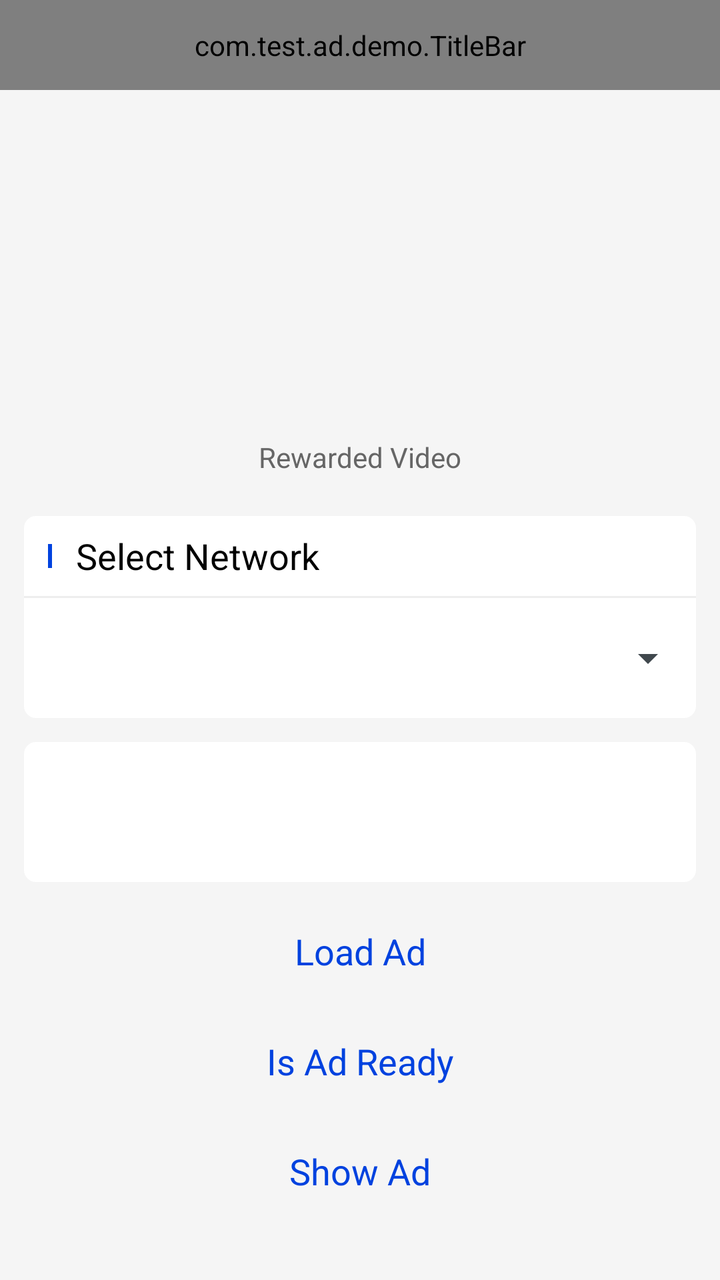
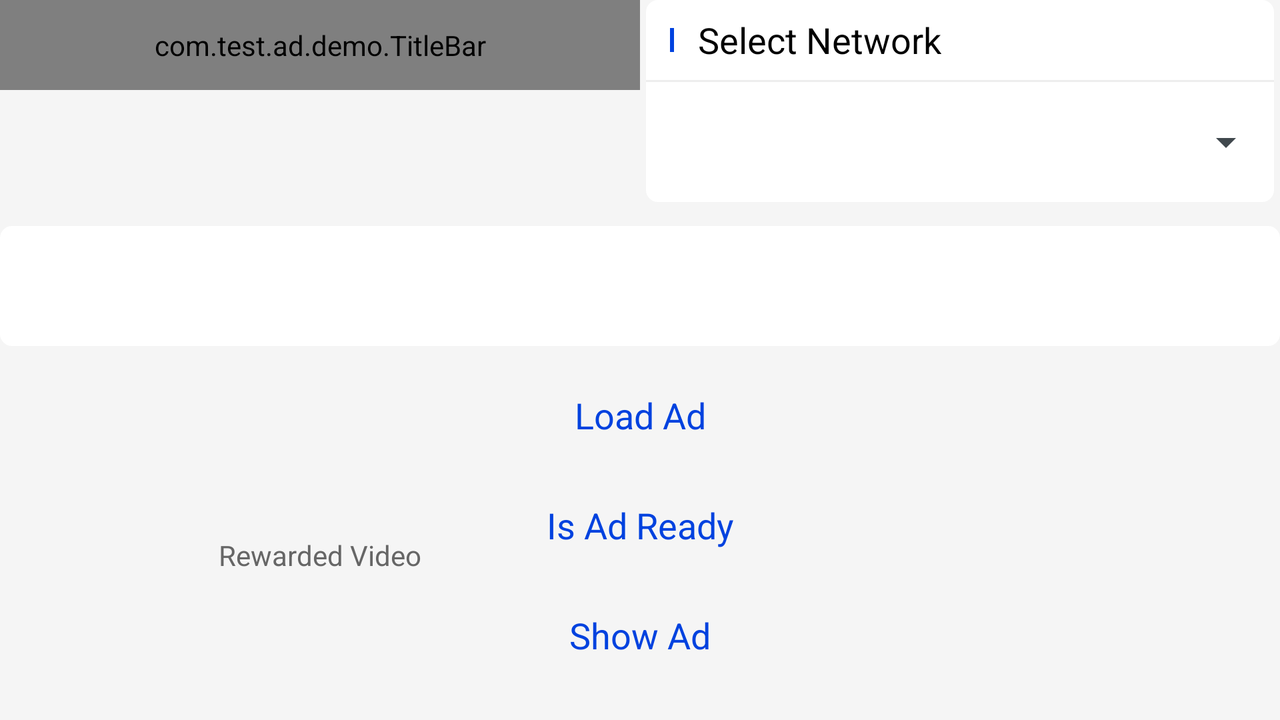

An Android layout and its configuration variant, each rendered on a device that would load it. The default file and the variant file are quoted in full after the pictures.
<!-- AndroidManifest.xml: application theme android:Theme.DeviceDefault.Light.NoActionBar -->
<!-- res/layout/activity_video.xml -->
<?xml version="1.0" encoding="utf-8"?>
<RelativeLayout xmlns:android="http://schemas.android.com/apk/res/android"
    android:layout_width="match_parent"
    android:layout_height="match_parent"
    android:background="@color/sdm_F5F5F5">

    <com.test.ad.demo.TitleBar
        android:id="@+id/title_bar"
        android:layout_width="match_parent"
        android:layout_height="@dimen/sdm_45dp"/>

    <RelativeLayout
        android:layout_width="match_parent"
        android:layout_height="match_parent"
        android:layout_below="@id/title_bar"
        android:layout_marginTop="0dp"
        android:padding="@dimen/sdm_padding">

        <RelativeLayout
            android:id="@+id/rl_type"
            android:layout_width="match_parent"
            android:layout_height="wrap_content"
            android:background="@drawable/selector_bg_ad_type">

            <ImageView
                android:id="@+id/iv_format"
                android:layout_width="80dp"
                android:layout_height="140dp"
                android:layout_centerHorizontal="true"
                android:layout_marginTop="@dimen/sdm_text_size_12"
                android:src="@mipmap/ic_test_rewarded_video" />

            <TextView
                android:id="@+id/tv_format"
                android:layout_width="wrap_content"
                android:layout_height="wrap_content"
                android:layout_below="@id/iv_format"
                android:layout_centerHorizontal="true"
                android:layout_marginTop="@dimen/sdm_10dp"
                android:layout_marginBottom="@dimen/sdm_10dp"
                android:text="@string/sdm_title_rewarded_video"
                android:textSize="@dimen/sdm_desc_size"
                android:textColor="@color/sdm_666666" />

        </RelativeLayout>

        <include layout="@layout/include_select_network" />

        <include layout="@layout/include_log_area" />

        <include layout="@layout/include_btn" />

    </RelativeLayout>

</RelativeLayout>
<!-- res/layout/include_select_network.xml (included above) -->
<?xml version="1.0" encoding="utf-8"?>
<RelativeLayout xmlns:android="http://schemas.android.com/apk/res/android"
    android:id="@+id/rl_include_select_network"
    android:layout_width="match_parent"
    android:layout_height="wrap_content"
    android:layout_below="@id/rl_type"
    android:layout_marginTop="@dimen/sdm_10dp"
    android:background="@drawable/bg_white">

    <RelativeLayout
        android:id="@+id/rl_select_network"
        android:layout_width="match_parent"
        android:layout_height="40dp">

        <View
            android:id="@id/line1"
            android:layout_width="@dimen/sdm_line_width"
            android:layout_height="@dimen/sdm_line_height"
            android:layout_centerVertical="true"
            android:layout_marginLeft="@dimen/sdm_padding"
            android:background="@color/sdm_0042DF" />

        <TextView
            android:layout_width="wrap_content"
            android:layout_height="wrap_content"
            android:layout_centerVertical="true"
            android:layout_marginLeft="@dimen/sdm_padding"
            android:layout_toRightOf="@id/line1"
            android:text="@string/sdm_select_network"
            android:textColor="@android:color/black"
            android:textSize="@dimen/sdm_title_size" />

    </RelativeLayout>

    <View
        android:id="@+id/line2"
        android:layout_width="match_parent"
        android:layout_height="1dp"
        android:layout_below="@id/rl_select_network"
        android:background="@color/sdm_EDEDED" />

    <LinearLayout
        android:id="@+id/ll_right"
        android:layout_width="wrap_content"
        android:layout_height="@dimen/sdm_60dp"
        android:layout_below="@id/line2"
        android:layout_alignParentRight="true"
        android:orientation="horizontal">

        <Spinner
            android:id="@+id/spinner_2"
            android:layout_width="180dp"
            android:layout_height="@dimen/sdm_60dp"
            android:spinnerMode="dropdown"
            android:visibility="gone" />

        <CheckBox
            android:id="@+id/ck_auto_load"
            android:layout_width="wrap_content"
            android:layout_height="wrap_content"
            android:visibility="gone"
            android:text="Auto Load"
            android:textSize="@dimen/sdm_title_size"
            android:textColor="@android:color/black"
            android:theme="@style/style_checkBox"
            android:layout_margin="@dimen/sdm_12dp"
            android:layout_gravity="center"/>
    </LinearLayout>

    <Spinner
        android:id="@+id/spinner_1"
        android:layout_width="match_parent"
        android:layout_height="@dimen/sdm_60dp"
        android:layout_below="@id/line2"
        android:layout_toLeftOf="@id/ll_right"
        android:spinnerMode="dropdown" />


</RelativeLayout>
<!-- res/layout/include_log_area.xml (included above) -->
<?xml version="1.0" encoding="utf-8"?>
<merge xmlns:android="http://schemas.android.com/apk/res/android">

    <TextView
        android:id="@+id/tv_show_log"
        android:layout_width="match_parent"
        android:layout_height="match_parent"
        android:layout_below="@id/rl_include_select_network"
        android:layout_above="@+id/load_ad_btn"
        android:layout_marginBottom="@dimen/sdm_12dp"
        android:scrollbars="vertical"
        android:fadeScrollbars="false"
        android:padding="@dimen/sdm_10dp"
        android:layout_marginTop="@dimen/sdm_12dp"
        android:lineSpacingExtra="@dimen/sdm_padding_5dp"
        android:textSize="@dimen/sdm_desc_size"
        android:background="@drawable/bg_white"
        android:textColor="@color/sdm_1E2231"/>
</merge>
<!-- res/layout/include_btn.xml (included above) -->
<?xml version="1.0" encoding="utf-8"?>
<merge xmlns:android="http://schemas.android.com/apk/res/android">

    <TextView
        android:id="@+id/show_ad_btn"
        style="@style/style_btn"
        android:layout_width="match_parent"
        android:layout_height="@dimen/sdm_45dp"
        android:layout_alignParentBottom="true"
        android:layout_marginBottom="@dimen/sdm_20dp"
        android:text="@string/sdm_show_ad" />

    <TextView
        android:id="@+id/is_ad_ready_btn"
        style="@style/style_btn"
        android:layout_width="match_parent"
        android:layout_height="@dimen/sdm_45dp"
        android:layout_above="@id/show_ad_btn"
        android:layout_marginBottom="@dimen/sdm_10dp"
        android:text="@string/sdm_is_ad_ready" />

    <TextView
        android:id="@+id/load_ad_btn"
        style="@style/style_btn"
        android:layout_width="match_parent"
        android:layout_height="@dimen/sdm_45dp"
        android:layout_above="@id/is_ad_ready_btn"
        android:layout_marginBottom="@dimen/sdm_10dp"
        android:text="@string/sdm_load_ad" />

</merge>
<!-- resources referenced by this layout -->
<resources>
  <color name="sdm_0042DF">#0042DF</color>
  <color name="sdm_1E2231">#1E2231</color>
  <color name="sdm_666666">#666666</color>
  <color name="sdm_EDEDED">#EDEDED</color>
  <color name="sdm_F5F5F5">#F5F5F5</color>
  <dimen name="sdm_10dp">10dp</dimen>
  <dimen name="sdm_12dp">12dp</dimen>
  <dimen name="sdm_20dp">20dp</dimen>
  <dimen name="sdm_45dp">45dp</dimen>
  <dimen name="sdm_60dp">60dp</dimen>
  <dimen name="sdm_desc_size">14sp</dimen>
  <dimen name="sdm_line_height">12dp</dimen>
  <dimen name="sdm_line_width">2dp</dimen>
  <dimen name="sdm_padding">12dp</dimen>
  <dimen name="sdm_padding_5dp">5dp</dimen>
  <dimen name="sdm_text_size_12">12sp</dimen>
  <dimen name="sdm_title_size">18sp</dimen>
  <!-- drawable bg_white (drawable) -->
  <?xml version="1.0" encoding="utf-8"?>
  <shape xmlns:android="http://schemas.android.com/apk/res/android">
      <solid android:color="@android:color/white"/>
      <corners android:radius="@dimen/sdm_6dp"/>
  </shape>
  <string name="sdm_is_ad_ready">Is Ad Ready</string>
  <string name="sdm_load_ad">Load Ad</string>
  <string name="sdm_select_network">Select Network</string>
  <string name="sdm_show_ad">Show Ad</string>
  <string name="sdm_title_rewarded_video">Rewarded Video</string>
  <style name="style_btn">
          <item name="android:textSize">@dimen/sdm_title_size</item>
          <item name="android:gravity">center</item>
          <item name="android:textColor">@drawable/selector_btn</item>
          <item name="android:background">@drawable/selector_bg_1</item>
          <item name="android:clickable">true</item>
      </style>
  <style name="style_checkBox" parent="Theme.AppCompat.Light">
          <item name="colorControlNormal">@color/sdm_666666</item>
          <item name="colorControlActivated">@color/sdm_0042DF</item>
      </style>
  <dimen name="sdm_6dp">6dp</dimen>
  <!-- drawable selector_btn (drawable) -->
  <?xml version="1.0" encoding="utf-8"?>
  <selector xmlns:android="http://schemas.android.com/apk/res/android">
      <item android:state_pressed="false" android:color="@color/sdm_0042DF"/>
      <item android:state_pressed="true" android:color="@android:color/white"/>
  </selector>
</resources>
<!-- res/layout-land/activity_video.xml (the repository's variant of the layout above) -->
<!-- drawn on the phone turned sideways -->
<?xml version="1.0" encoding="utf-8"?>
<RelativeLayout xmlns:android="http://schemas.android.com/apk/res/android"
    android:layout_width="match_parent"
    android:layout_height="match_parent"
    android:background="@color/sdm_F5F5F5">

    <com.test.ad.demo.TitleBar
        android:id="@+id/title_bar"
        android:layout_width="320dp"
        android:layout_height="@dimen/sdm_45dp"/>

    <RelativeLayout
        android:id="@+id/left_area"
        android:layout_width="320dp"
        android:layout_height="match_parent"
        android:layout_below="@id/title_bar"
        android:layout_marginTop="0dp">

        <LinearLayout
            android:id="@+id/ll_type"
            android:layout_width="match_parent"
            android:layout_height="match_parent"
            android:orientation="vertical">

            <RelativeLayout
                android:id="@+id/rl_type"
                android:layout_width="match_parent"
                android:layout_height="match_parent"
                android:gravity="center"
                android:layout_margin="2dp"
                android:background="@drawable/selector_bg_ad_type">

                <ImageView
                    android:id="@+id/iv_format"
                    android:layout_width="80dp"
                    android:layout_height="140dp"
                    android:layout_centerHorizontal="true"
                    android:src="@mipmap/ic_test_rewarded_video" />

                <TextView
                    android:id="@+id/tv_format"
                    android:layout_width="wrap_content"
                    android:layout_height="wrap_content"
                    android:layout_below="@id/iv_format"
                    android:layout_centerHorizontal="true"
                    android:layout_marginTop="@dimen/sdm_10dp"
                    android:text="@string/sdm_title_rewarded_video"
                    android:textSize="@dimen/sdm_desc_size"
                    android:textColor="@color/sdm_666666" />

            </RelativeLayout>

        </LinearLayout>

    </RelativeLayout>

    <include
        layout="@layout/include_select_network"
        android:layout_width="match_parent"
        android:layout_height="wrap_content"
        android:layout_marginHorizontal="3dp"
        android:layout_toRightOf="@id/left_area" />

    <include
        layout="@layout/include_btn"
        android:layout_width="match_parent"
        android:layout_height="wrap_content"
        android:layout_toRightOf="@id/left_area"
        android:layout_alignParentBottom="true"/>

    <include
        layout="@layout/include_log_area"  />

</RelativeLayout>
<!-- resources referenced by the variant -->
<!-- as the phone turned sideways resolves them -->
<resources>
  <color name="sdm_0042DF">#0042DF</color>
  <color name="sdm_1E2231">#1E2231</color>
  <color name="sdm_666666">#666666</color>
  <color name="sdm_EDEDED">#EDEDED</color>
  <color name="sdm_F5F5F5">#F5F5F5</color>
  <dimen name="sdm_10dp">10dp</dimen>
  <dimen name="sdm_12dp">12dp</dimen>
  <dimen name="sdm_20dp">20dp</dimen>
  <dimen name="sdm_45dp">45dp</dimen>
  <dimen name="sdm_60dp">60dp</dimen>
  <dimen name="sdm_desc_size">14sp</dimen>
  <dimen name="sdm_line_height">12dp</dimen>
  <dimen name="sdm_line_width">2dp</dimen>
  <dimen name="sdm_padding">12dp</dimen>
  <dimen name="sdm_padding_5dp">5dp</dimen>
  <dimen name="sdm_title_size">18sp</dimen>
  <!-- drawable bg_white (drawable) -->
  <?xml version="1.0" encoding="utf-8"?>
  <shape xmlns:android="http://schemas.android.com/apk/res/android">
      <solid android:color="@android:color/white"/>
      <corners android:radius="@dimen/sdm_6dp"/>
  </shape>
  <string name="sdm_is_ad_ready">Is Ad Ready</string>
  <string name="sdm_load_ad">Load Ad</string>
  <string name="sdm_select_network">Select Network</string>
  <string name="sdm_show_ad">Show Ad</string>
  <string name="sdm_title_rewarded_video">Rewarded Video</string>
  <style name="style_btn">
          <item name="android:textSize">@dimen/sdm_title_size</item>
          <item name="android:gravity">center</item>
          <item name="android:textColor">@drawable/selector_btn</item>
          <item name="android:background">@drawable/selector_bg_1</item>
          <item name="android:clickable">true</item>
      </style>
  <style name="style_checkBox" parent="Theme.AppCompat.Light">
          <item name="colorControlNormal">@color/sdm_666666</item>
          <item name="colorControlActivated">@color/sdm_0042DF</item>
      </style>
  <dimen name="sdm_6dp">6dp</dimen>
  <!-- drawable selector_btn (drawable) -->
  <?xml version="1.0" encoding="utf-8"?>
  <selector xmlns:android="http://schemas.android.com/apk/res/android">
      <item android:state_pressed="false" android:color="@color/sdm_0042DF"/>
      <item android:state_pressed="true" android:color="@android:color/white"/>
  </selector>
</resources>
